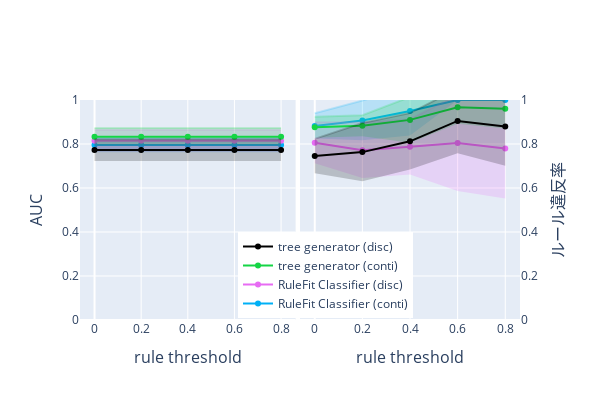

Notebook code cell kept with this figure:
### Code cell
import plotly.graph_objects as go
from plotly.subplots import make_subplots


# グラフのデータを準備
index = ['RuleFit Classifier (conti)', 'RuleFit Classifier (disc)', 'tree generator (conti)',
       'tree generator (disc)']
colors_mean = ['rgba(0,176,246,1)', 'rgba(231,107,243,1)', 'rgba(21,213,69,1)', 'rgba(0,0,0,1)']  # indexに対応する色
colors_std  = ['rgba(0,176,246,0.2)', 'rgba(231,107,243,0.2)', 'rgba(21,213,69,0.2)', 'rgba(0,0,0,0.2)']  # indexに対応する色


# グラフ1: AUCのデータ
col_auc = 'auc'
tmp_mean_auc = pd.DataFrame([
    {info: df.loc[index[0], col_auc] for info, df in zip(infos, dfs_mean)},
    {info: df.loc[index[1], col_auc] for info, df in zip(infos, dfs_mean)},
    {info: df.loc[index[2], col_auc] for info, df in zip(infos, dfs_mean)},
    {info: df.loc[index[3], col_auc] for info, df in zip(infos, dfs_mean)}
], index=index)
tmp_std_auc = pd.DataFrame([
    {info: df.loc[index[0], col_auc] for info, df in zip(infos, dfs_std)},
    {info: df.loc[index[1], col_auc] for info, df in zip(infos, dfs_std)},
    {info: df.loc[index[2], col_auc] for info, df in zip(infos, dfs_std)},
    {info: df.loc[index[3], col_auc] for info, df in zip(infos, dfs_std)}
], index=index)

# グラフ2: ルール違反率のデータ
col_vr = 'violation_rate'
tmp_mean_vr = pd.DataFrame([
    {info: df.loc[index[0], col_vr] for info, df in zip(infos, dfs_mean)},
    {info: df.loc[index[1], col_vr] for info, df in zip(infos, dfs_mean)},
    {info: df.loc[index[2], col_vr] for info, df in zip(infos, dfs_mean)},
    {info: df.loc[index[3], col_vr] for info, df in zip(infos, dfs_mean)}
], index=index)
tmp_std_vr = pd.DataFrame([
    {info: df.loc[index[0], col_vr] for info, df in zip(infos, dfs_std)},
    {info: df.loc[index[1], col_vr] for info, df in zip(infos, dfs_std)},
    {info: df.loc[index[2], col_vr] for info, df in zip(infos, dfs_std)},
    {info: df.loc[index[3], col_vr] for info, df in zip(infos, dfs_std)}
], index=index)


# サブプロットの作成
# fig = make_subplots(rows=1, cols=2, subplot_titles=('AUC', 'ルール違反率'))
fig = make_subplots(rows=1, cols=2)

# グラフ1: AUC
for i in range(len(tmp_mean_auc)):
    fig.add_trace(
        go.Scatter(
            x=tmp_mean_auc.columns,
            y=tmp_mean_auc.iloc[i, :],
            mode='lines+markers',
            name=tmp_mean_auc.index[i],
            line=dict(color=colors_mean[i]),  # ラインの色を設定
            marker=dict(color=colors_mean[i])  # マーカーの色を設定
        ),
        row=1, col=1
    )
    fig.add_trace(
        go.Scatter(
            x=tmp_mean_auc.columns,
            y=tmp_mean_auc.iloc[i, :] + tmp_std_auc.iloc[i, :],
            mode='lines',
            line=dict(color=colors_std[i]),  # ラインの色を設定
            showlegend=False
        ),
        row=1, col=1
    )
    fig.add_trace(
        go.Scatter(
            x=tmp_mean_auc.columns,
            y=tmp_mean_auc.iloc[i, :] - tmp_std_auc.iloc[i, :],
            mode='lines',
            fill='tonexty',
            fillcolor=colors_std[i],
            line=dict(color='rgba(255,255,255,0)'),
            showlegend=False
        ),
        row=1, col=1
    )

# グラフ2: ルール違反率
for i in range(len(tmp_mean_vr)):
    fig.add_trace(
        go.Scatter(
            x=tmp_mean_vr.columns,
            y=tmp_mean_vr.iloc[i, :],
            mode='lines+markers',
            name=tmp_mean_vr.index[i],
            line=dict(color=colors_mean[i]),  # ラインの色を設定
            marker=dict(color=colors_mean[i]),  # マーカーの色を設定
            showlegend=False
        ),
        row=1, col=2
    )
    fig.add_trace(
        go.Scatter(
            x=tmp_mean_vr.columns,
            y=tmp_mean_vr.iloc[i, :] + tmp_std_vr.iloc[i, :],
            mode='lines',
            line=dict(color=colors_std[i]),  # ラインの色を設定
            showlegend=False
        ),
        row=1, col=2
    )
    fig.add_trace(
        go.Scatter(
            x=tmp_mean_vr.columns,
            y=tmp_mean_vr.iloc[i, :] - tmp_std_vr.iloc[i, :],
            mode='lines',
            fill='tonexty',
            fillcolor=colors_std[i],
            line=dict(color='rgba(255,255,255,0)'),
            showlegend=False
        ),
        row=1, col=2
    )

# x軸の設定
fig.update_xaxes(title_text='rule threshold', row=1, col=1)
fig.update_xaxes(title_text='rule threshold', row=1, col=2)

# レイアウトの設定
fig.update_layout(
    height=400,
    width=600,
    xaxis=dict(
        domain=[0, 0.49],  # 左側のsubplotの幅を調整
        title_font=dict(size=16)
    ),
    xaxis2=dict(
        domain=[0.5, 1],  # 右側のsubplotの幅を調整
        title_font=dict(size=16)
    ),
    legend=dict(
        x=0.5,
        y=0.4,
        orientation='h'  # 水平配置
    ),
)

# y軸の設定
fig.update_yaxes(title_text='AUC', range=[0, 1], row=1, col=1, side='left', title_font=dict(size=16))  # col=1のグラフのy軸を左側に配置
fig.update_yaxes(title_text='ルール違反率', range=[0, 1], row=1, col=2, side='right', title_font=dict(size=16))  # col=2のグラフのy軸を右側に配置

# グラフの表示
fig.show()

### Figure 1 — Plotly figure (JSON) as saved in the notebook; plotly's stock layout.template omitted (floating-point values rounded to 4 significant figures)
{"data": [{"line": {"color": "rgba(0,176,246,1)"}, "marker": {"color": "rgba(0,176,246,1)"}, "mode": "lines+markers", "name": "RuleFit Classifier (conti)", "type": "scatter", "x": [0, 0.2, 0.4, 0.6, 0.8], "xaxis": "x", "y": [0.7951, 0.7951, 0.7951, 0.7951, 0.7951], "yaxis": "y"}, {"line": {"color": "rgba(0,176,246,0.2)"}, "mode": "lines", "showlegend": false, "type": "scatter", "x": [0, 0.2, 0.4, 0.6, 0.8], "xaxis": "x", "y": [0.8276, 0.8276, 0.8276, 0.8276, 0.8276], "yaxis": "y"}, {"fill": "tonexty", "fillcolor": "rgba(0,176,246,0.2)", "line": {"color": "rgba(255,255,255,0)"}, "mode": "lines", "showlegend": false, "type": "scatter", "x": [0, 0.2, 0.4, 0.6, 0.8], "xaxis": "x", "y": [0.7626, 0.7626, 0.7626, 0.7626, 0.7626], "yaxis": "y"}, {"line": {"color": "rgba(231,107,243,1)"}, "marker": {"color": "rgba(231,107,243,1)"}, "mode": "lines+markers", "name": "RuleFit Classifier (disc)", "type": "scatter", "x": [0, 0.2, 0.4, 0.6, 0.8], "xaxis": "x", "y": [0.8149, 0.8149, 0.8149, 0.8149, 0.8149], "yaxis": "y"}, {"line": {"color": "rgba(231,107,243,0.2)"}, "mode": "lines", "showlegend": false, "type": "scatter", "x": [0, 0.2, 0.4, 0.6, 0.8], "xaxis": "x", "y": [0.8651, 0.8651, 0.8651, 0.8651, 0.8651], "yaxis": "y"}, {"fill": "tonexty", "fillcolor": "rgba(231,107,243,0.2)", "line": {"color": "rgba(255,255,255,0)"}, "mode": "lines", "showlegend": false, "type": "scatter", "x": [0, 0.2, 0.4, 0.6, 0.8], "xaxis": "x", "y": [0.7647, 0.7647, 0.7647, 0.7647, 0.7647], "yaxis": "y"}, {"line": {"color": "rgba(21,213,69,1)"}, "marker": {"color": "rgba(21,213,69,1)"}, "mode": "lines+markers", "name": "tree generator (conti)", "type": "scatter", "x": [0, 0.2, 0.4, 0.6, 0.8], "xaxis": "x", "y": [0.8326, 0.8326, 0.8326, 0.8326, 0.8326], "yaxis": "y"}, {"line": {"color": "rgba(21,213,69,0.2)"}, "mode": "lines", "showlegend": false, "type": "scatter", "x": [0, 0.2, 0.4, 0.6, 0.8], "xaxis": "x", "y": [0.8726, 0.8726, 0.8726, 0.8726, 0.8726], "yaxis": "y"}, {"fill": "tonexty", "fillcolor": "rgba(21,213,69,0.2)", "line": {"color": "rgba(255,255,255,0)"}, "mode": "lines", "showlegend": false, "type": "scatter", "x": [0, 0.2, 0.4, 0.6, 0.8], "xaxis": "x", "y": [0.7926, 0.7926, 0.7926, 0.7926, 0.7926], "yaxis": "y"}, {"line": {"color": "rgba(0,0,0,1)"}, "marker": {"color": "rgba(0,0,0,1)"}, "mode": "lines+markers", "name": "tree generator (disc)", "type": "scatter", "x": [0, 0.2, 0.4, 0.6, 0.8], "xaxis": "x", "y": [0.7723, 0.7723, 0.7723, 0.7723, 0.7723], "yaxis": "y"}, {"line": {"color": "rgba(0,0,0,0.2)"}, "mode": "lines", "showlegend": false, "type": "scatter", "x": [0, 0.2, 0.4, 0.6, 0.8], "xaxis": "x", "y": [0.8214, 0.8214, 0.8214, 0.8214, 0.8214], "yaxis": "y"}, {"fill": "tonexty", "fillcolor": "rgba(0,0,0,0.2)", "line": {"color": "rgba(255,255,255,0)"}, "mode": "lines", "showlegend": false, "type": "scatter", "x": [0, 0.2, 0.4, 0.6, 0.8], "xaxis": "x", "y": [0.7232, 0.7232, 0.7232, 0.7232, 0.7232], "yaxis": "y"}, {"line": {"color": "rgba(0,176,246,1)"}, "marker": {"color": "rgba(0,176,246,1)"}, "mode": "lines+markers", "name": "RuleFit Classifier (conti)", "showlegend": false, "type": "scatter", "x": [0, 0.2, 0.4, 0.6, 0.8], "xaxis": "x2", "y": [0.8823, 0.9073, 0.95, 1, 1], "yaxis": "y2"}, {"line": {"color": "rgba(0,176,246,0.2)"}, "mode": "lines", "showlegend": false, "type": "scatter", "x": [0, 0.2, 0.4, 0.6, 0.8], "xaxis": "x2", "y": [0.9399, 0.9976, 1.062, 1, 1], "yaxis": "y2"}, {"fill": "tonexty", "fillcolor": "rgba(0,176,246,0.2)", "line": {"color": "rgba(255,255,255,0)"}, "mode": "lines", "showlegend": false, "type": "scatter", "x": [0, 0.2, 0.4, 0.6, 0.8], "xaxis": "x2", "y": [0.8246, 0.817, 0.8382, 1, 1], "yaxis": "y2"}, {"line": {"color": "rgba(231,107,243,1)"}, "marker": {"color": "rgba(231,107,243,1)"}, "mode": "lines+markers", "name": "RuleFit Classifier (disc)", "showlegend": false, "type": "scatter", "x": [0, 0.2, 0.4, 0.6, 0.8], "xaxis": "x2", "y": [0.8058, 0.7717, 0.7872, 0.8048, 0.78], "yaxis": "y2"}, {"line": {"color": "rgba(231,107,243,0.2)"}, "mode": "lines", "showlegend": false, "type": "scatter", "x": [0, 0.2, 0.4, 0.6, 0.8], "xaxis": "x2", "y": [0.8989, 0.8984, 0.9126, 1.023, 1.008], "yaxis": "y2"}, {"fill": "tonexty", "fillcolor": "rgba(231,107,243,0.2)", "line": {"color": "rgba(255,255,255,0)"}, "mode": "lines", "showlegend": false, "type": "scatter", "x": [0, 0.2, 0.4, 0.6, 0.8], "xaxis": "x2", "y": [0.7126, 0.645, 0.6618, 0.5863, 0.552], "yaxis": "y2"}, {"line": {"color": "rgba(21,213,69,1)"}, "marker": {"color": "rgba(21,213,69,1)"}, "mode": "lines+markers", "name": "tree generator (conti)", "showlegend": false, "type": "scatter", "x": [0, 0.2, 0.4, 0.6, 0.8], "xaxis": "x2", "y": [0.8761, 0.8828, 0.9096, 0.9667, 0.96], "yaxis": "y2"}, {"line": {"color": "rgba(21,213,69,0.2)"}, "mode": "lines", "showlegend": false, "type": "scatter", "x": [0, 0.2, 0.4, 0.6, 0.8], "xaxis": "x2", "y": [0.9236, 0.9309, 1.014, 1.041, 1.049], "yaxis": "y2"}, {"fill": "tonexty", "fillcolor": "rgba(21,213,69,0.2)", "line": {"color": "rgba(255,255,255,0)"}, "mode": "lines", "showlegend": false, "type": "scatter", "x": [0, 0.2, 0.4, 0.6, 0.8], "xaxis": "x2", "y": [0.8286, 0.8347, 0.8057, 0.8921, 0.8706], "yaxis": "y2"}, {"line": {"color": "rgba(0,0,0,1)"}, "marker": {"color": "rgba(0,0,0,1)"}, "mode": "lines+markers", "name": "tree generator (disc)", "showlegend": false, "type": "scatter", "x": [0, 0.2, 0.4, 0.6, 0.8], "xaxis": "x2", "y": [0.7454, 0.7631, 0.8122, 0.9048, 0.88], "yaxis": "y2"}, {"line": {"color": "rgba(0,0,0,0.2)"}, "mode": "lines", "showlegend": false, "type": "scatter", "x": [0, 0.2, 0.4, 0.6, 0.8], "xaxis": "x2", "y": [0.8233, 0.8953, 0.9407, 1.052, 1.059], "yaxis": "y2"}, {"fill": "tonexty", "fillcolor": "rgba(0,0,0,0.2)", "line": {"color": "rgba(255,255,255,0)"}, "mode": "lines", "showlegend": false, "type": "scatter", "x": [0, 0.2, 0.4, 0.6, 0.8], "xaxis": "x2", "y": [0.6674, 0.631, 0.6836, 0.758, 0.7011], "yaxis": "y2"}], "layout": {"height": 400, "legend": {"orientation": "h", "x": 0.5, "y": 0.4}, "width": 600, "xaxis": {"anchor": "y", "domain": [0, 0.49], "title": {"font": {"size": 16}, "text": "rule threshold"}}, "xaxis2": {"anchor": "y2", "domain": [0.5, 1], "title": {"font": {"size": 16}, "text": "rule threshold"}}, "yaxis": {"anchor": "x", "domain": [0, 1], "range": [0, 1], "side": "left", "title": {"font": {"size": 16}, "text": "AUC"}}, "yaxis2": {"anchor": "x2", "domain": [0, 1], "range": [0, 1], "side": "right", "title": {"font": {"size": 16}, "text": "ルール違反率"}}}}
